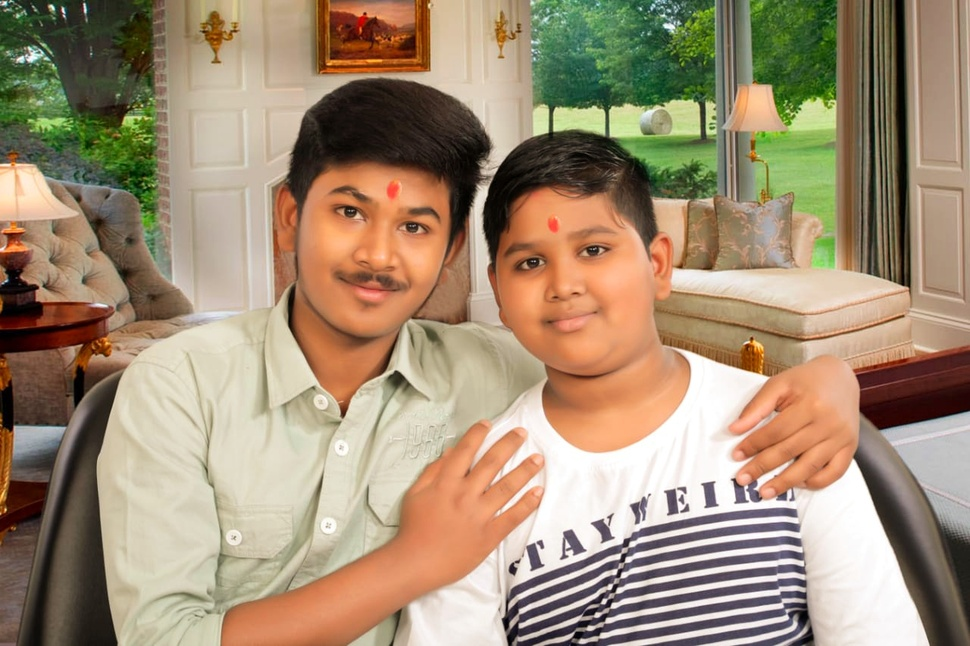
#> input picture IMG_20201218_171352.jpg, 970 x 646 px, shrunk from 1280 x 853 before the run, given in place of IMG_20201017_090935.jpg, which was not available
$ jupyter execute face_detection.ipynb   (shell and % lines are left out)   (text cells are left out)
#> lines starting #> are read from the running program, lines starting #| are printed output that depends on the picture; after the words box and inside, x2 and y2 are one past the last pixel; in counts of white or black regions, pixels touching at a corner belong together; pictures that were not available may be replaced by others from this repository, and a replacement may not be noted
[cell 1]
import cv2
import matplotlib.pyplot as plt
from google.colab.patches import cv2_imshow

[cell 2]
image1 = cv2.imread("/content/IMG_20201017_090935.jpg", cv2.IMREAD_UNCHANGED)
#> image1 is the input picture: shape (646, 970, 3); mean B, G, R 116.6, 141.8, 161.9
image2 = cv2.imread("/content/IMG_20201218_171352.jpg", cv2.IMREAD_UNCHANGED)
image3 = cv2.imread("/content/birthday.jpg", cv2.IMREAD_UNCHANGED)
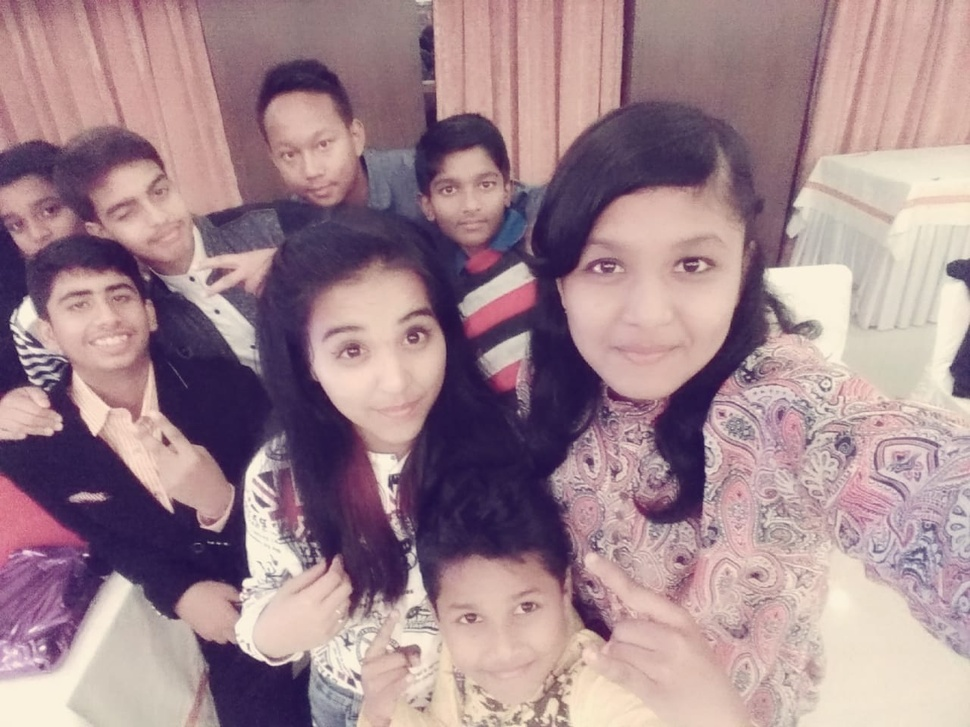
#> input picture birthday.jpg, 970 x 727 px, shrunk from 1280 x 960 before the run, found by its file name
#> image3 is the input picture: shape (727, 970, 3); mean B, G, R 141.7, 134.1, 161.6

[cell 3]
# cv2_imshow(image3)

[cell 4]
imgage11 = cv2.cvtColor(image1, cv2.COLOR_BGR2GRAY)
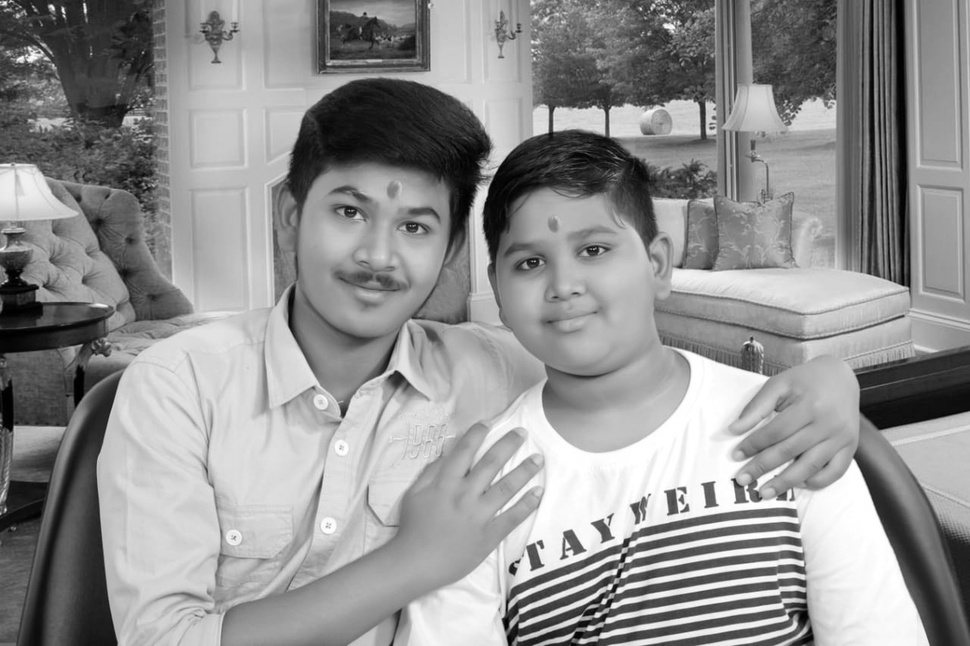
#> imgage11: shape (646, 970); min 0, max 255, mean 144.9
imgage22 = cv2.cvtColor(image2, cv2.COLOR_BGR2GRAY)
imgage33 = cv2.cvtColor(image3, cv2.COLOR_BGR2GRAY)
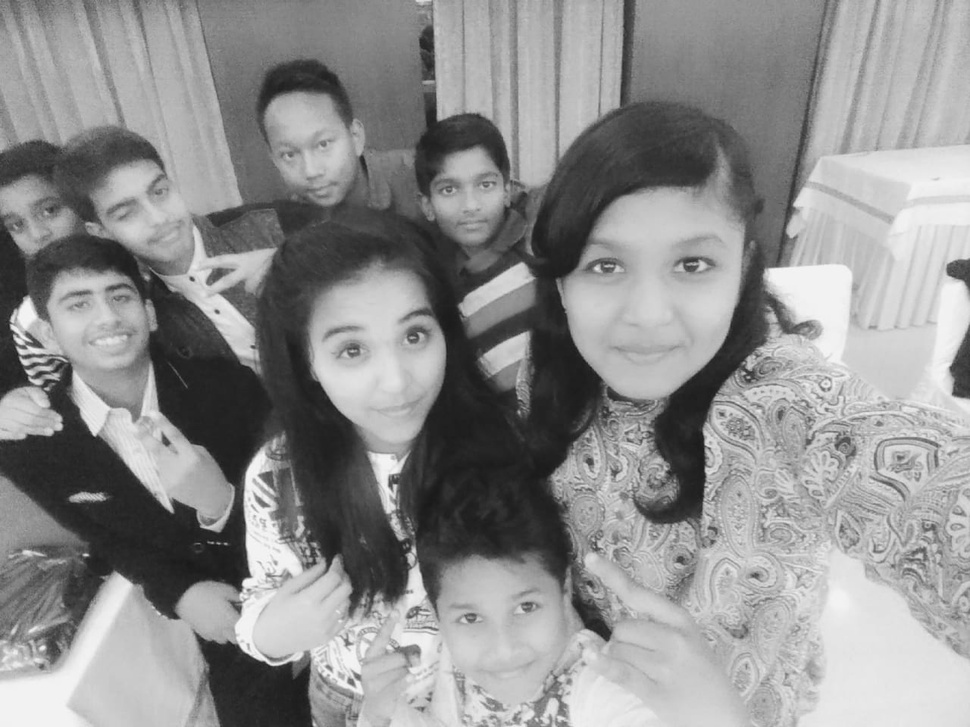
#> imgage33: shape (727, 970); min 23, max 249, mean 143.2

[cell 5]
# cv2_imshow(img_gray)

[cell 6]
cv2.data.haarcascades

[cell 7]
face_detector = cv2.CascadeClassifier(cv2.data.haarcascades +
'haarcascade_frontalface_default.xml' )

[cell 8]
def detect_face (image):
    face_image = image.copy()
    face_rectangle = face_detector.detectMultiScale(face_image)
#> face_rectangle = [[8, 265, 61, 61], [477, 186, 178, 178], [280, 141, 198, 198]]
    for (x,y,width,height) in face_rectangle:
      cv2.rectangle(face_image, (x,y), (x + width, y+height), (255,255,255), 8)
      return face_image
#> this loop made 1 pass
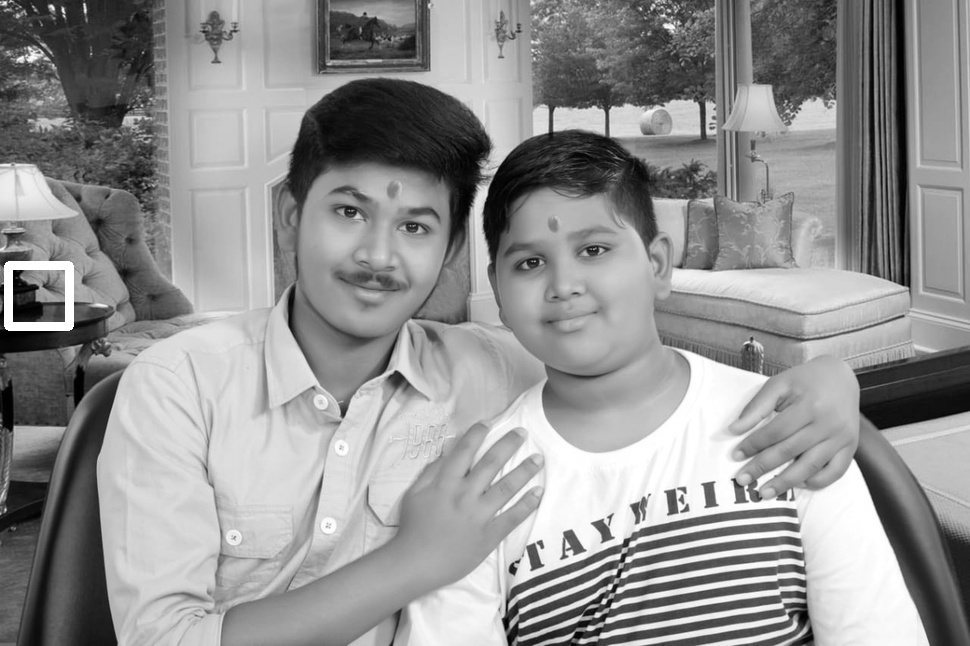
#> face_image: shape (646, 970); 0.35% of pixels changed, all inside (x1, y1, x2, y2) = (4, 261, 74, 331)

[cell 9]
detection_result = detect_face(imgage11)

[cell 10]
# cv2_imshow(detection_result)

[cell 11]
# detection_result = detect_face(image3)
# cv2_imshow(detection_result)

[cell 12]
face_detector = cv2.CascadeClassifier(cv2.data.haarcascades + 'haarcascade_frontalface_alt.xml')

[cell 13]
def detect_face (image):
  face_image = image.copy()
  face_rectangle = face_detector.detectMultiScale(face_image)
  for (x,y,width,height) in face_rectangle:
    cv2.rectangle(face_image, (x,y), (x + width, y+height), (255,255,255), 8)
    return face_image

[cell 14]
# detection_result = detect_face(image3)
# cv2_imshow(detection_result)

[cell 15]
# detection_result = detect_face(image2)
# cv2_imshow(detection_result)

[cell 16]
face_detector = cv2.CascadeClassifier(cv2.data.haarcascades +
'haarcascade_frontalface_alt_tree.xml' )

[cell 17]
def detect_face (image):
  face_image = image.copy()
  face_rectangle = face_detector.detectMultiScale(face_image)
  for (x,y,width,height) in face_rectangle:
    cv2.rectangle(face_image, (x,y), (x + width, y+height), (255,255,255), 8)
    return face_image

[cell 18]
# detection_result = detect_face(image2)
# cv2_imshow(detection_result)

[cell 19]
# detection_result = detect_face(image3)
# cv2_imshow(detection_result)

[cell 20]
face_detector = cv2.CascadeClassifier(cv2.data.haarcascades +
'haarcascade_frontalface_alt.xml' )

[cell 21]
def detect_face (image):
  face_image = image.copy()
  face_rectangle = face_detector.detectMultiScale(face_image)
#> face_rectangle = [[246, 456, 58, 58], [424, 153, 88, 88], [261, 112, 90, 90], [44, 259, 111, 111], [298, 277, 170, 170], [419, 557, 154, 154], [546, 192, 205, 205]]
  for (x,y,width,height) in face_rectangle:
    cv2.rectangle(face_image, (x,y), (x + width, y+height), (255,255,255), 8)
    return face_image
#> this loop made 1 pass
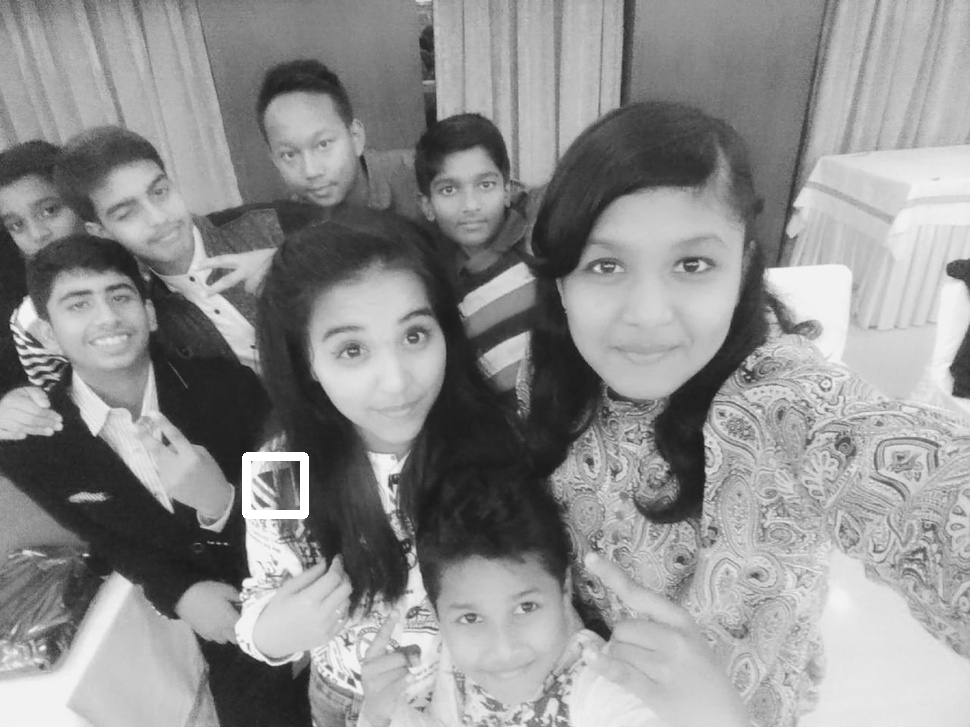
#> face_image: shape (727, 970); 0.29% of pixels changed, all inside (x1, y1, x2, y2) = (242, 452, 309, 519)

[cell 22]
detection_result = detect_face(imgage33)
cv2_imshow(detection_result)

[cell 23]
eye_detector = cv2.CascadeClassifier(cv2.data.haarcascades + 'haarcascade_eye.xml' )

[cell 24]
def detect_eye (image):
  face_image = image.copy()
  face_rectangle = eye_detector.detectMultiScale(face_image)
#> face_rectangle = [[392, 205, 44, 44], [568, 227, 46, 46], [508, 242, 41, 41], [352, 290, 27, 27], [502, 558, 21, 21], [325, 188, 48, 48], [183, 10, 60, 60], [398, 310, 48, 48]]
  for (x,y,width,height) in face_rectangle:
    cv2.rectangle(face_image, (x,y), (x + width, y+height), (255,255,255), 8)
    return face_image
#> this loop made 1 pass
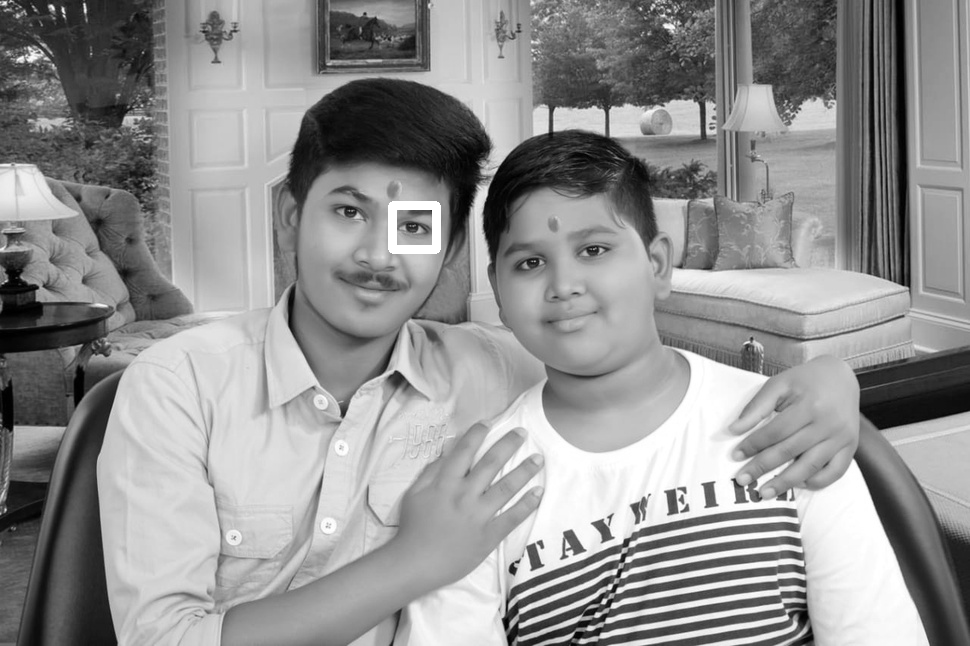
#> face_image: shape (646, 970); 0.25% of pixels changed, all inside (x1, y1, x2, y2) = (388, 201, 441, 254)
#> in detect_eye (call 2), `face_rectangle = eye_detector.detectMultiScale(face_image)`: face_rectangle = 19 rows, first 6: [310, 132, 26, 26], [277, 144, 22, 22], [472, 171, 26, 26], [435, 176, 26, 26], [146, 177, 26, 26], [37, 199, 25, 25]
#> this loop made 1 pass
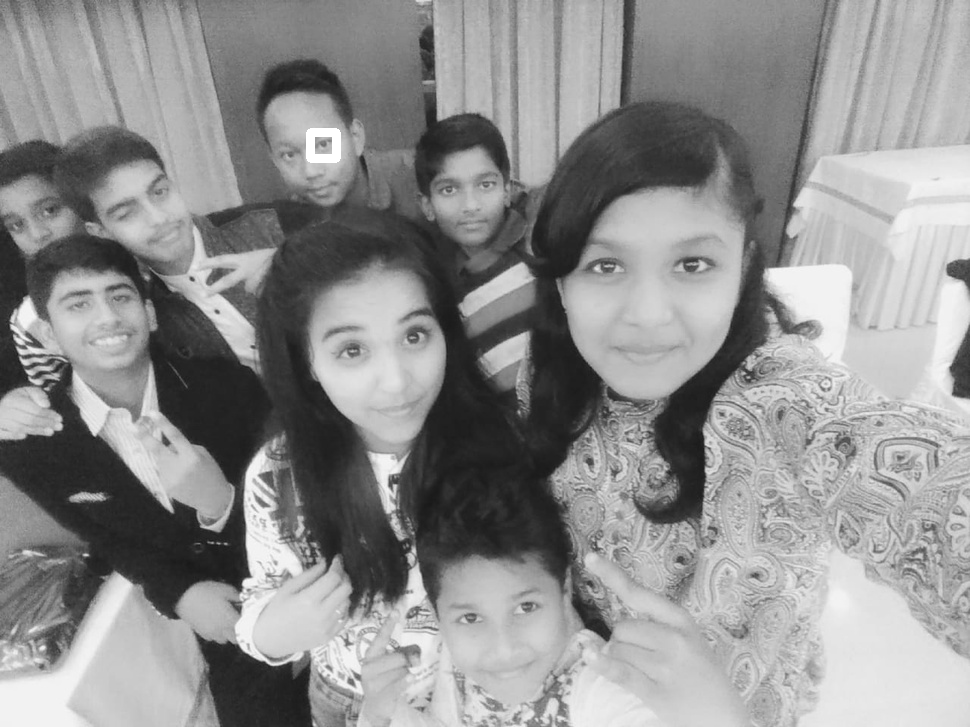
#> face_image: shape (727, 970); 0.13% of pixels changed, all inside (x1, y1, x2, y2) = (306, 128, 341, 163)
